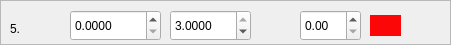
      <widget class="QFrame" name="hot5">
       <property name="geometry">
        <rect>
         <x>0</x>
         <y>236</y>
         <width>451</width>
         <height>45</height>
        </rect>
       </property>
       <property name="frameShape">
        <enum>QFrame::StyledPanel</enum>
       </property>
       <property name="frameShadow">
        <enum>QFrame::Raised</enum>
       </property>
       <widget class="QLabel" name="label_26">
        <property name="geometry">
         <rect>
          <x>10</x>
          <y>20</y>
          <width>21</width>
          <height>17</height>
         </rect>
        </property>
        <property name="text">
         <string>5.</string>
        </property>
       </widget>
       <widget class="QDoubleSpinBox" name="b5">
        <property name="geometry">
         <rect>
          <x>70</x>
          <y>10</y>
          <width>91</width>
          <height>31</height>
         </rect>
        </property>
        <property name="decimals">
         <number>4</number>
        </property>
        <property name="maximum">
         <double>3.000000000000000</double>
        </property>
        <property name="singleStep">
         <double>0.000100000000000</double>
        </property>
       </widget>
       <widget class="QDoubleSpinBox" name="e5">
        <property name="geometry">
         <rect>
          <x>170</x>
          <y>10</y>
          <width>81</width>
          <height>31</height>
         </rect>
        </property>
        <property name="decimals">
         <number>4</number>
        </property>
        <property name="maximum">
         <double>3.000000000000000</double>
        </property>
        <property name="singleStep">
         <double>0.000100000000000</double>
        </property>
        <property name="value">
         <double>3.000000000000000</double>
        </property>
       </widget>
       <widget class="QDoubleSpinBox" name="rate5">
        <property name="geometry">
         <rect>
          <x>300</x>
          <y>10</y>
          <width>61</width>
          <height>31</height>
         </rect>
        </property>
        <property name="maximum">
         <double>1.000000000000000</double>
        </property>
        <property name="singleStep">
         <double>0.010000000000000</double>
        </property>
       </widget>
       <widget class="QGraphicsView" name="ch5">
        <property name="geometry">
         <rect>
          <x>370</x>
          <y>15</y>
          <width>31</width>
          <height>21</height>
         </rect>
        </property>
        <property name="palette">
         <palette>
          <active>
           <colorrole role="WindowText">
            <brush brushstyle="SolidPattern">
             <color alpha="255">
              <red>253</red>
              <green>2</green>
              <blue>2</blue>
             </color>
            </brush>
           </colorrole>
           <colorrole role="Button">
            <brush brushstyle="SolidPattern">
             <color alpha="255">
              <red>253</red>
              <green>6</green>
              <blue>6</blue>
             </color>
            </brush>
           </colorrole>
           <colorrole role="Light">
            <brush brushstyle="SolidPattern">
             <color alpha="255">
              <red>255</red>
              <green>131</green>
              <blue>131</blue>
             </color>
            </brush>
           </colorrole>
           <colorrole role="Midlight">
            <brush brushstyle="SolidPattern">
             <color alpha="255">
              <red>254</red>
              <green>68</green>
              <blue>68</blue>
             </color>
            </brush>
           </colorrole>
           <colorrole role="Dark">
            <brush brushstyle="SolidPattern">
             <color alpha="255">
              <red>126</red>
              <green>3</green>
              <blue>3</blue>
             </color>
            </brush>
           </colorrole>
           <colorrole role="Mid">
            <brush brushstyle="SolidPattern">
             <color alpha="255">
              <red>169</red>
              <green>4</green>
              <blue>4</blue>
             </color>
            </brush>
           </colorrole>
           <colorrole role="Text">
            <brush brushstyle="SolidPattern">
             <color alpha="255">
              <red>0</red>
              <green>0</green>
              <blue>0</blue>
             </color>
            </brush>
           </colorrole>
           <colorrole role="BrightText">
            <brush brushstyle="SolidPattern">
             <color alpha="255">
              <red>255</red>
              <green>255</green>
              <blue>255</blue>
             </color>
            </brush>
           </colorrole>
           <colorrole role="ButtonText">
            <brush brushstyle="SolidPattern">
             <color alpha="255">
              <red>0</red>
              <green>0</green>
              <blue>0</blue>
             </color>
            </brush>
           </colorrole>
           <colorrole role="Base">
            <brush brushstyle="SolidPattern">
             <color alpha="255">
              <red>252</red>
              <green>7</green>
              <blue>7</blue>
             </color>
            </brush>
           </colorrole>
           <colorrole role="Window">
            <brush brushstyle="SolidPattern">
             <color alpha="255">
              <red>253</red>
              <green>6</green>
              <blue>6</blue>
             </color>
            </brush>
           </colorrole>
           <colorrole role="Shadow">
            <brush brushstyle="SolidPattern">
             <color alpha="255">
              <red>253</red>
              <green>2</green>
              <blue>2</blue>
             </color>
            </brush>
           </colorrole>
           <colorrole role="AlternateBase">
            <brush brushstyle="SolidPattern">
             <color alpha="255">
              <red>254</red>
              <green>130</green>
              <blue>130</blue>
             </color>
            </brush>
           </colorrole>
           <colorrole role="ToolTipBase">
            <brush brushstyle="SolidPattern">
             <color alpha="255">
              <red>255</red>
              <green>255</green>
              <blue>220</blue>
             </color>
            </brush>
           </colorrole>
           <colorrole role="ToolTipText">
            <brush brushstyle="SolidPattern">
             <color alpha="255">
              <red>0</red>
              <green>0</green>
              <blue>0</blue>
             </color>
            </brush>
           </colorrole>
          </active>
          <inactive>
           <colorrole role="WindowText">
            <brush brushstyle="SolidPattern">
             <color alpha="255">
              <red>253</red>
              <green>2</green>
              <blue>2</blue>
             </color>
            </brush>
           </colorrole>
           <colorrole role="Button">
            <brush brushstyle="SolidPattern">
             <color alpha="255">
              <red>253</red>
              <green>6</green>
              <blue>6</blue>
             </color>
            </brush>
           </colorrole>
           <colorrole role="Light">
            <brush brushstyle="SolidPattern">
             <color alpha="255">
              <red>255</red>
              <green>131</green>
              <blue>131</blue>
             </color>
            </brush>
           </colorrole>
           <colorrole role="Midlight">
            <brush brushstyle="SolidPattern">
             <color alpha="255">
              <red>254</red>
              <green>68</green>
              <blue>68</blue>
             </color>
            </brush>
           </colorrole>
           <colorrole role="Dark">
            <brush brushstyle="SolidPattern">
             <color alpha="255">
              <red>126</red>
              <green>3</green>
              <blue>3</blue>
             </color>
            </brush>
           </colorrole>
           <colorrole role="Mid">
            <brush brushstyle="SolidPattern">
             <color alpha="255">
              <red>169</red>
              <green>4</green>
              <blue>4</blue>
             </color>
            </brush>
           </colorrole>
           <colorrole role="Text">
            <brush brushstyle="SolidPattern">
             <color alpha="255">
              <red>0</red>
              <green>0</green>
              <blue>0</blue>
             </color>
            </brush>
           </colorrole>
           <colorrole role="BrightText">
            <brush brushstyle="SolidPattern">
             <color alpha="255">
              <red>255</red>
              <green>255</green>
              <blue>255</blue>
             </color>
            </brush>
           </colorrole>
           <colorrole role="ButtonText">
            <brush brushstyle="SolidPattern">
             <color alpha="255">
              <red>0</red>
              <green>0</green>
              <blue>0</blue>
             </color>
            </brush>
           </colorrole>
           <colorrole role="Base">
            <brush brushstyle="SolidPattern">
             <color alpha="255">
              <red>252</red>
              <green>7</green>
              <blue>7</blue>
             </color>
            </brush>
           </colorrole>
           <colorrole role="Window">
            <brush brushstyle="SolidPattern">
             <color alpha="255">
              <red>253</red>
              <green>6</green>
              <blue>6</blue>
             </color>
            </brush>
           </colorrole>
           <colorrole role="Shadow">
            <brush brushstyle="SolidPattern">
             <color alpha="255">
              <red>253</red>
              <green>2</green>
              <blue>2</blue>
             </color>
            </brush>
           </colorrole>
           <colorrole role="AlternateBase">
            <brush brushstyle="SolidPattern">
             <color alpha="255">
              <red>254</red>
              <green>130</green>
              <blue>130</blue>
             </color>
            </brush>
           </colorrole>
           <colorrole role="ToolTipBase">
            <brush brushstyle="SolidPattern">
             <color alpha="255">
              <red>255</red>
              <green>255</green>
              <blue>220</blue>
             </color>
            </brush>
           </colorrole>
           <colorrole role="ToolTipText">
            <brush brushstyle="SolidPattern">
             <color alpha="255">
              <red>0</red>
              <green>0</green>
              <blue>0</blue>
             </color>
            </brush>
           </colorrole>
          </inactive>
          <disabled>
           <colorrole role="WindowText">
            <brush brushstyle="SolidPattern">
             <color alpha="255">
              <red>126</red>
              <green>3</green>
              <blue>3</blue>
             </color>
            </brush>
           </colorrole>
           <colorrole role="Button">
            <brush brushstyle="SolidPattern">
             <color alpha="255">
              <red>253</red>
              <green>6</green>
              <blue>6</blue>
             </color>
            </brush>
           </colorrole>
           <colorrole role="Light">
            <brush brushstyle="SolidPattern">
             <color alpha="255">
              <red>255</red>
              <green>131</green>
              <blue>131</blue>
             </color>
            </brush>
           </colorrole>
           <colorrole role="Midlight">
            <brush brushstyle="SolidPattern">
             <color alpha="255">
              <red>254</red>
              <green>68</green>
              <blue>68</blue>
             </color>
            </brush>
           </colorrole>
           <colorrole role="Dark">
            <brush brushstyle="SolidPattern">
             <color alpha="255">
              <red>126</red>
              <green>3</green>
              <blue>3</blue>
             </color>
            </brush>
           </colorrole>
           <colorrole role="Mid">
            <brush brushstyle="SolidPattern">
             <color alpha="255">
              <red>169</red>
              <green>4</green>
              <blue>4</blue>
             </color>
            </brush>
           </colorrole>
           <colorrole role="Text">
            <brush brushstyle="SolidPattern">
             <color alpha="255">
              <red>126</red>
              <green>3</green>
              <blue>3</blue>
             </color>
            </brush>
           </colorrole>
           <colorrole role="BrightText">
            <brush brushstyle="SolidPattern">
             <color alpha="255">
              <red>255</red>
              <green>255</green>
              <blue>255</blue>
             </color>
            </brush>
           </colorrole>
           <colorrole role="ButtonText">
            <brush brushstyle="SolidPattern">
             <color alpha="255">
              <red>126</red>
              <green>3</green>
              <blue>3</blue>
             </color>
            </brush>
           </colorrole>
           <colorrole role="Base">
            <brush brushstyle="SolidPattern">
             <color alpha="255">
              <red>253</red>
              <green>6</green>
              <blue>6</blue>
             </color>
            </brush>
           </colorrole>
           <colorrole role="Window">
            <brush brushstyle="SolidPattern">
             <color alpha="255">
              <red>253</red>
              <green>6</green>
              <blue>6</blue>
             </color>
            </brush>
           </colorrole>
           <colorrole role="Shadow">
            <brush brushstyle="SolidPattern">
             <color alpha="255">
              <red>253</red>
              <green>2</green>
              <blue>2</blue>
             </color>
            </brush>
           </colorrole>
           <colorrole role="AlternateBase">
            <brush brushstyle="SolidPattern">
             <color alpha="255">
              <red>253</red>
              <green>6</green>
              <blue>6</blue>
             </color>
            </brush>
           </colorrole>
           <colorrole role="ToolTipBase">
            <brush brushstyle="SolidPattern">
             <color alpha="255">
              <red>255</red>
              <green>255</green>
              <blue>220</blue>
             </color>
            </brush>
           </colorrole>
           <colorrole role="ToolTipText">
            <brush brushstyle="SolidPattern">
             <color alpha="255">
              <red>0</red>
              <green>0</green>
              <blue>0</blue>
             </color>
            </brush>
           </colorrole>
          </disabled>
         </palette>
        </property>
        <property name="frameShape">
         <enum>QFrame::NoFrame</enum>
        </property>
       </widget>
      </widget>
